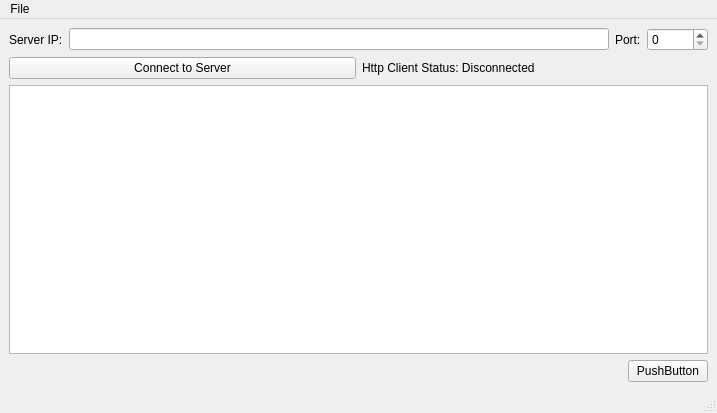
<?xml version="1.0" encoding="UTF-8"?>
<ui version="4.0">
 <class>MainWindow</class>
 <widget class="QMainWindow" name="MainWindow">
  <property name="geometry">
   <rect>
    <x>0</x>
    <y>0</y>
    <width>717</width>
    <height>413</height>
   </rect>
  </property>
  <property name="windowTitle">
   <string>MainWindow</string>
  </property>
  <widget class="QWidget" name="centralwidget">
   <layout class="QVBoxLayout" name="verticalLayout">
    <item>
     <layout class="QHBoxLayout" name="horizontalLayout_3">
      <item>
       <widget class="QLabel" name="labelServerIP">
        <property name="text">
         <string>Server IP:</string>
        </property>
       </widget>
      </item>
      <item>
       <widget class="QLineEdit" name="lineEditServerIP">
        <property name="minimumSize">
         <size>
          <width>200</width>
          <height>0</height>
         </size>
        </property>
       </widget>
      </item>
      <item>
       <widget class="QLabel" name="label_2">
        <property name="text">
         <string>Port:</string>
        </property>
       </widget>
      </item>
      <item>
       <widget class="QSpinBox" name="spinBoxServerPort">
        <property name="maximum">
         <number>65535</number>
        </property>
       </widget>
      </item>
     </layout>
    </item>
    <item>
     <layout class="QHBoxLayout" name="horizontalLayout_2">
      <item>
       <widget class="QPushButton" name="pb_connectToServer">
        <property name="text">
         <string>Connect to Server</string>
        </property>
       </widget>
      </item>
      <item>
       <widget class="QLabel" name="labelClientStatus">
        <property name="text">
         <string>Http Client Status: Disconnected</string>
        </property>
       </widget>
      </item>
     </layout>
    </item>
    <item>
     <widget class="QPlainTextEdit" name="clientLog"/>
    </item>
    <item>
     <layout class="QHBoxLayout" name="horizontalLayout">
      <item>
       <spacer name="horizontalSpacer">
        <property name="orientation">
         <enum>Qt::Horizontal</enum>
        </property>
        <property name="sizeHint" stdset="0">
         <size>
          <width>40</width>
          <height>20</height>
         </size>
        </property>
       </spacer>
      </item>
      <item>
       <widget class="QPushButton" name="sendMessageFromClient">
        <property name="text">
         <string>PushButton</string>
        </property>
       </widget>
      </item>
     </layout>
    </item>
   </layout>
  </widget>
  <widget class="QMenuBar" name="menubar">
   <property name="geometry">
    <rect>
     <x>0</x>
     <y>0</y>
     <width>717</width>
     <height>19</height>
    </rect>
   </property>
   <widget class="QMenu" name="menuFile">
    <property name="title">
     <string>File</string>
    </property>
    <addaction name="actionExit"/>
   </widget>
   <addaction name="menuFile"/>
  </widget>
  <widget class="QStatusBar" name="statusbar"/>
  <action name="actionExit">
   <property name="text">
    <string>Exit</string>
   </property>
  </action>
 </widget>
 <resources/>
 <connections/>
</ui>
